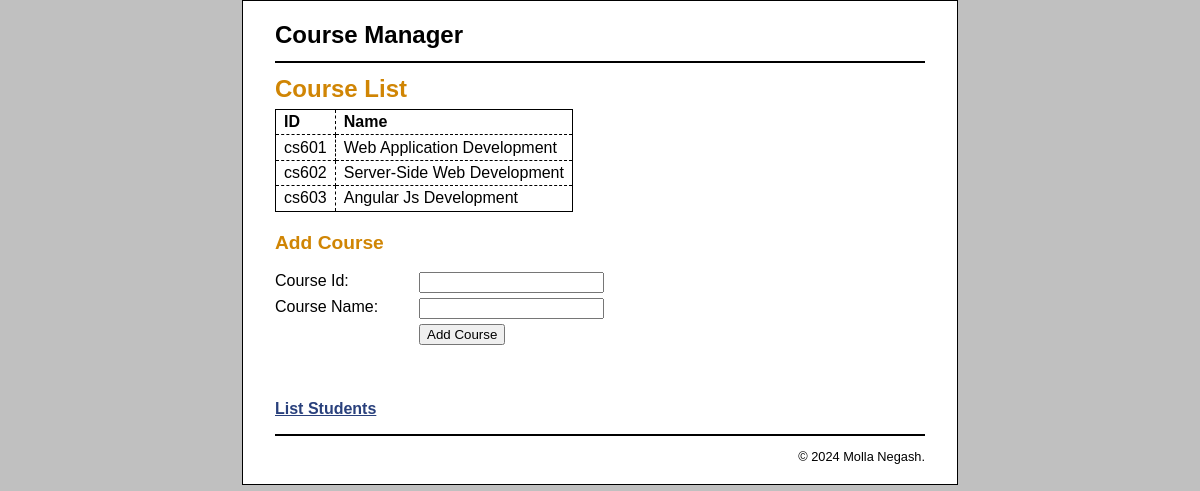
Page /add_course.php on the committed database.
### tables this page shows
CREATE TABLE `courses` (
  `id` int(11) NOT NULL AUTO_INCREMENT,
  `course_name` varchar(100) NOT NULL,
  
  `course_code` varchar(20) NOT NULL,
  PRIMARY KEY (`id`)
);

### add_course.php (called while the page is built, shortened)
<?php
    require_once('database.php');
    include('course_list.php');
?>

### course_list.php (the view, shortened to what this page needs)
<?php
require_once('database.php');
try{
	$courses=$db->query("select * from courses order by course_code asc")->fetchAll();
}
catch (PDOException $e) {
	 echo 'Error Message: ' .$e->getMessage();
}
?>
<!DOCTYPE html>
<html>
<head>
    <link rel="stylesheet" type="text/css" href="main.css" />
</head>
<body>
<header><h1>Course Manager</h1></header>
<main>
    <h1>Course List</h1>
    <table>
        <tr>
            <th>ID</th><th>Name</th>
			<?php
				foreach($courses as $c){
					echo "<tr>";
					echo "<td>".$c['course_code']."</td>";
					echo "<td>".$c['course_name']."</td>";
					echo "</tr>";
				}
			?>
        </tr>
    </table>
    <p>
    <h2>Add Course</h2>
    <form action="add_course.php" method="post"
              id="add_course_form">
        <label>Course Id:</label>
        <input type="text" name="course_code"><br>
        <label>Course Name:</label>
        <input type="text" name="course_name" width="200"><br>
        <label>&nbsp;</label>
        <input type="submit" value="Add Course"><br>
    </form>
    <br>
    <p><a href="index.php">List Students</a></p>
    </main>
    <footer>
        <p>&copy; <?php echo date("Y"); ?> Molla Negash.</p>
    </footer>
</body>
</html>

### main.css (style rules this page uses)
html { background-color: rgb(192, 192, 192); }
body { margin-top: 0; font-family: Arial, Helvetica, sans-serif; width: 650px; margin: 0 auto; background-color: white; border: 1px solid black; padding: .5em 2em; }
header { margin: 0; border-bottom: 2px solid black; }
header h1 { margin: 0; padding: .5em 0; color: black; }
main { margin: 0; }
footer { clear: both; margin-top: 1em; border-top: 2px solid black; }
footer p { text-align: right; font-size: 80%; margin: 1em 0; }
h1 { font-size: 150%; margin: 0; padding: .5em 0 .25em; }
h2 { font-size: 120%; margin: 0; padding: .25em 0 .5em; }
h1, h2 { color: rgb(208, 133, 4); }
a { color: rgb(41, 64, 124); font-weight: bold; }
table { border: 1px solid black; border-collapse: collapse; }
td, th { border: 1px dashed black; padding: .2em .5em .2em .5em; vertical-align: top; text-align: left; }
form { margin: 0; }
#add_course_form { margin: .5em 0 1em; }
#add_course_form label { width: 8em; padding-right: 1em; padding-bottom: .5em; float: left; }
#add_course_form input { float: left; }

### rows in the picture
courses: course_code "cs601", course_name "Web Application Development"
courses: course_code "cs602", course_name "Server-Side Web Development"
courses: course_code "cs603", course_name "Angular Js Development"
